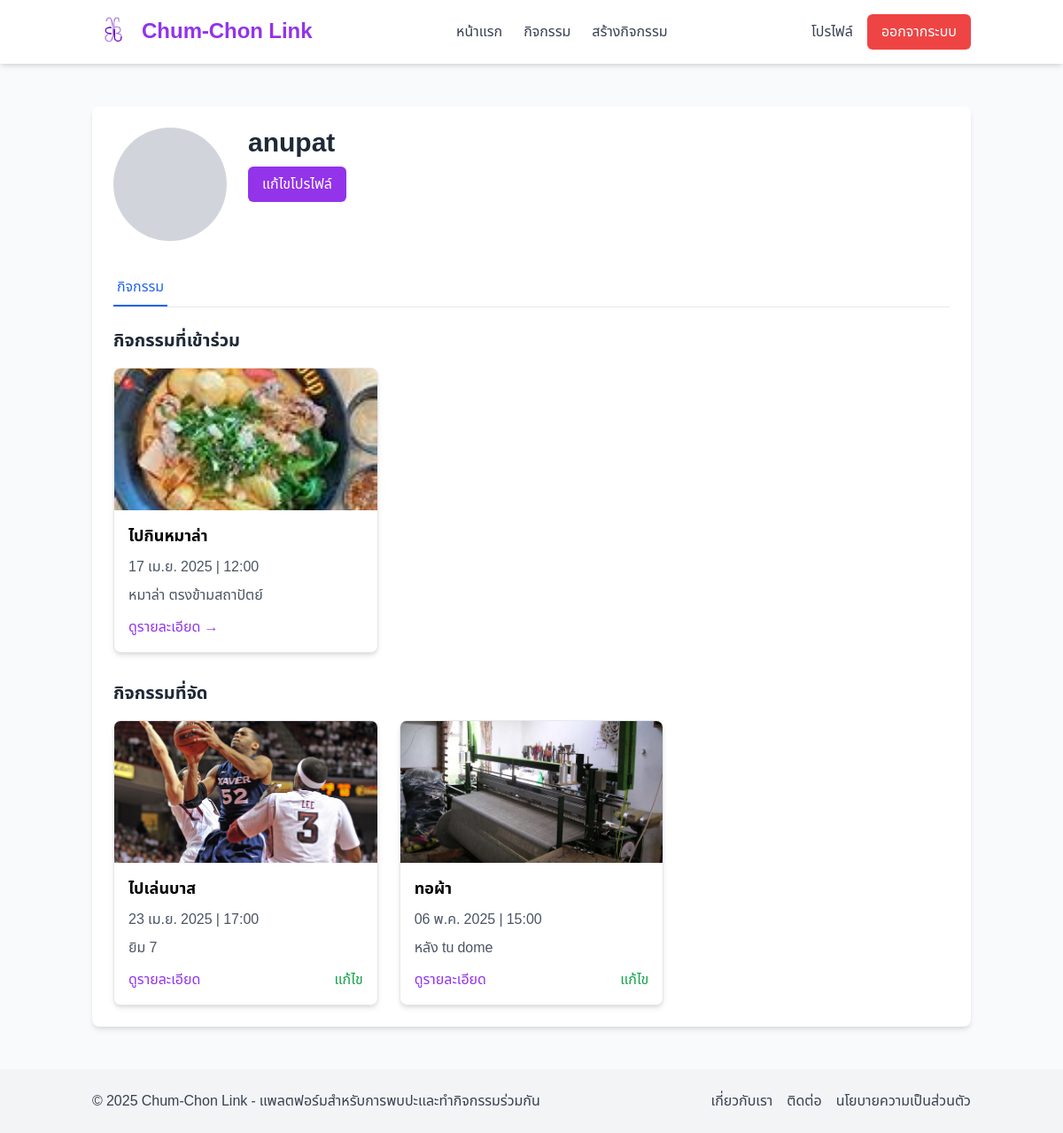
/profile/ (signed in), run on the app's committed database.
### myapp/models.py (models this page shows, shortened)
class UserProfile(models.Model):
    user = models.OneToOneField(User, on_delete=models.CASCADE, related_name='profile')
    bio = models.TextField(blank=True, null=True)
    profile_image = models.ImageField(upload_to='profiles/', blank=True, null=True)

class Event(models.Model):
    title = models.CharField(max_length=200)
    description = models.TextField()
    location = models.CharField(max_length=200)
    date = models.DateField()
    time = models.TimeField()
    image = models.ImageField(upload_to='events/')
    category = models.ForeignKey(Category, on_delete=models.CASCADE, related_name='events')
    community = models.ForeignKey(Community, on_delete=models.CASCADE, related_name='events', null=True, blank=True)
    organizer = models.ForeignKey(User, on_delete=models.CASCADE, related_name='organized_events')
    max_attendees = models.PositiveIntegerField(null=True, blank=True)
    created_at = models.DateTimeField(auto_now_add=True)

### myapp/views.py (the view)
# urls.py: path('profile/', views.user_profile, name='user_profile'), # allauth อาจมี view ของตัวเองสำหรับ profile
@login_required
def user_profile(request, username=None):
    if username:
        user = get_object_or_404(User, username=username)
    else:
        user = request.user
    profile, created = UserProfile.objects.get_or_create(user=user)
    organized_events = Event.objects.filter(organizer=user)
    attending_events = Event.objects.filter(
        attendees__user=user,
        attendees__status='attending'
    )
    context = {
        'profile': profile,
        'organized_events': organized_events,
        'attending_events': attending_events,
    }
    return render(request, 'myapp/user_profile.html', context)

### myapp/templates/myapp/user_profile.html (shortened to what this page needs)
{% extends 'myapp/base.html' %}
{% block content %}
<section class="py-6">
    <div class="bg-white rounded-lg shadow-md overflow-hidden">
        <div class="p-6">
            <div class="flex flex-col md:flex-row items-center md:items-start gap-6 mb-8">
                <div class="w-32 h-32 bg-gray-300 rounded-full overflow-hidden">
                </div>
                <div class="text-center md:text-left">
                    <h1 class="text-3xl font-bold text-gray-800 mb-2">{{ profile.user.username }}</h1>
                    {% if request.user == profile.user %}
                    <a href="{% url 'edit_profile' %}" class="inline-block bg-purple-600 hover:bg-purple-700 text-white px-4 py-2 rounded-md">แก้ไขโปรไฟล์</a>
                    {% endif %}
                </div>
            </div>
            <div class="border-b border-gray-200 mb-6">
                <div class="flex space-x-8">
                    <button class="py-2 px-1 border-b-2 border-blue-600 text-blue-600 font-medium">กิจกรรม</button>
                </div>
            </div>
            <div class="mb-8">
                <h2 class="text-xl font-bold text-gray-800 mb-4">กิจกรรมที่เข้าร่วม</h2>
                <div class="grid grid-cols-1 sm:grid-cols-2 lg:grid-cols-3 gap-6">
                    {% for event in attending_events %}
                    <div class="bg-white rounded-lg shadow-md overflow-hidden border border-gray-200">
                        <div class="h-40 overflow-hidden">
                            {% if event.image %}
                            <img src="{{ event.image.url }}" alt="{{ event.title }}" class="w-full h-full object-cover">
                            {% else %}
                            <div class="w-full h-full bg-gray-200 flex items-center justify-center">
                                <span class="text-gray-500">ไม่มีรูปภาพ</span>
                            </div>
                            {% endif %}
                        </div>
                        <div class="p-4">
                            <h3 class="font-bold text-lg mb-2">{{ event.title }}</h3>
                            <p class="text-gray-600 mb-2">{{ event.date|date:"d M Y" }} | {{ event.time|time:"H:i" }}</p>
                            <p class="text-gray-600 mb-3">{{ event.location }}</p>
                            <a href="{% url 'event_detail' event.id %}" class="text-purple-600 hover:text-purple-800">ดูรายละเอียด →</a>
                        </div>
                    </div>
                    {% empty %}
                    <div class="col-span-3 text-center py-8">
                        <p class="text-gray-500">ยังไม่เคยเข้าร่วมกิจกรรมใดๆ</p>
                    </div>
                    {% endfor %}
                </div>
            </div>
            <div>
                <h2 class="text-xl font-bold text-gray-800 mb-4">กิจกรรมที่จัด</h2>
                <div class="grid grid-cols-1 sm:grid-cols-2 lg:grid-cols-3 gap-6">
                    {% for event in organized_events %}
                    <div class="bg-white rounded-lg shadow-md overflow-hidden border border-gray-200">
                        <div class="h-40 overflow-hidden">
                            {% if event.image %}
                            <img src="{{ event.image.url }}" alt="{{ event.title }}" class="w-full h-full object-cover">
                            {% else %}
                            <div class="w-full h-full bg-gray-200 flex items-center justify-center">
                                <span class="text-gray-500">ไม่มีรูปภาพ</span>
                            </div>
                            {% endif %}
                        </div>
                        <div class="p-4">
                            <h3 class="font-bold text-lg mb-2">{{ event.title }}</h3>
                            <p class="text-gray-600 mb-2">{{ event.date|date:"d M Y" }} | {{ event.time|time:"H:i" }}</p>
                            <p class="text-gray-600 mb-3">{{ event.location }}</p>
                            <div class="flex justify-between items-center">
                                <a href="{% url 'event_detail' event.id %}" class="text-purple-600 hover:text-purple-800">ดูรายละเอียด</a>
                                <a href="{% url 'event_update' event.id %}" class="text-green-600 hover:text-green-800">แก้ไข</a>
                            </div>
                        </div>
                    </div>
                    {% empty %}
                    <div class="col-span-3 text-center py-8">
                        <p class="text-gray-500">ยังไม่เคยจัดกิจกรรมใดๆ</p>
                        <a href="{% url 'event_create' %}" class="inline-block mt-4 bg-purple-600 hover:bg-purple-700 text-white px-4 py-2 rounded-md">สร้างกิจกรรมใหม่</a>
                    </div>
                    {% endfor %}
                </div>
            </div>
        </div>
    </div>
</section>
{% endblock %}

### myapp/templates/myapp/base.html (style rules this page uses)
body { font-family: 'Noto Sans Thai', sans-serif; }

### data on the page
UserProfile: user.username "anupat"
Event: image (picture), title "ไปกินหมาล่า", date "17 เม.ย. 2025", time "12:00", location "หมาล่า ตรงข้ามสถาปัตย์"
Event: image (picture), title "ไปเล่นบาส", date "23 เม.ย. 2025", time "17:00", location "ยิม 7"
Event: image (picture), title "ทอผ้า", date "06 พ.ค. 2025", time "15:00", location "หลัง tu dome"
